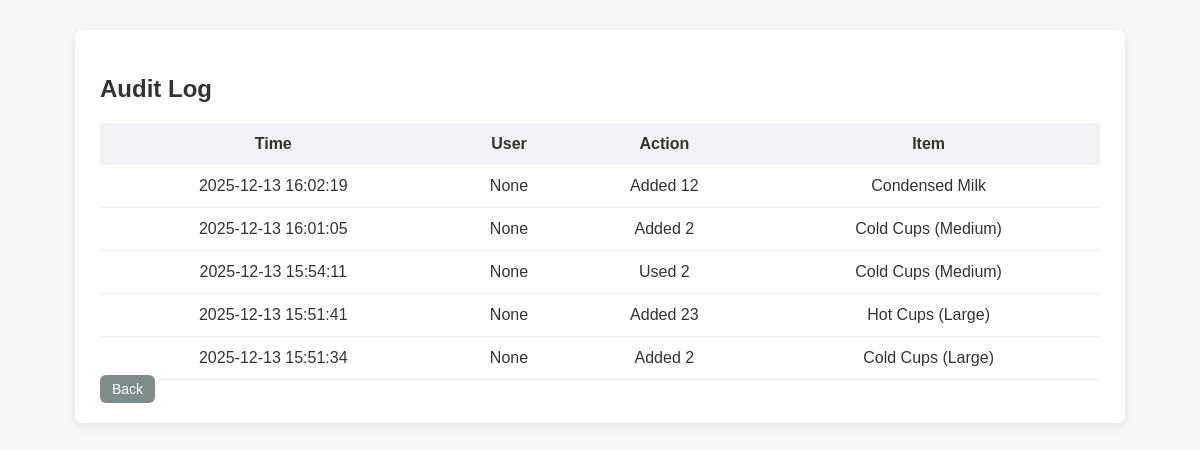
Screenshot of /audit with the database file from the repository.
### tables this page shows
CREATE TABLE audit_log (
  id INTEGER PRIMARY KEY AUTOINCREMENT,
  user TEXT,
  action TEXT,
  item_name TEXT,
  timestamp DATETIME DEFAULT CURRENT_TIMESTAMP
);

### app.py (the view)
@app.route('/audit')
def audit():
    conn = get_db_connection()
    logs = conn.execute(
        '''
        SELECT *
        FROM audit_log
        ORDER BY timestamp DESC
        '''
    ).fetchall()
    conn.close()
    return render_template('audit.html', logs=logs)

### app.py (called while the page is built)
def get_db_connection():
    conn = sqlite3.connect('inventory.db')
    conn.row_factory = sqlite3.Row
    return conn

### templates/audit.html (shortened to what this page needs)
<!DOCTYPE html>
<html>
<head>
    <link rel="stylesheet" href="{{ url_for('static', filename='style.css') }}">
</head>
<body>
    <div class="container">
        <h2>Audit Log</h2>
        <table>
            <tr>
                <th>Time</th>
                <th>User</th>
                <th>Action</th>
                <th>Item</th>
            </tr>
            {% for log in logs %}
            <tr>
                <td>{{ log['timestamp'] }}</td>
                <td>{{ log['user'] }}</td>
                <td>{{ log['action'] }}</td>
                <td>{{ log['item_name'] }}</td>
            </tr>
            {% endfor %}
        </table>
        <a class="btn btn-back" href="/">Back</a>
    </div>
</body>
</html>

### static/style.css (style rules this page uses)
body { font-family: Arial, Helvetica, sans-serif; background-color: #f6f7f9; margin: 0; padding: 30px; color: #333; }
h1, h2 { margin-bottom: 20px; }
.container { max-width: 1000px; margin: auto; background: white; padding: 25px; border-radius: 8px; box-shadow: 0 4px 12px rgba(0, 0, 0, 0.08); }
table { width: 100%; border-collapse: collapse; margin-top: 20px; }
th { background-color: #f0f2f5; padding: 12px; text-align: center; font-weight: 600; }
td { padding: 12px; text-align: center; border-bottom: 1px solid #eee; }
.btn { padding: 6px 12px; border-radius: 6px; border: none; text-decoration: none; font-size: 14px; cursor: pointer; }
.btn-back { background-color: #7f8c8d; color: white; }

### rows the page displays
audit_log: timestamp "2025-12-13 16:02:19", user "None", action "Added 12", item_name "Condensed Milk"
audit_log: timestamp "2025-12-13 16:01:05", user "None", action "Added 2", item_name "Cold Cups (Medium)"
audit_log: timestamp "2025-12-13 15:54:11", user "None", action "Used 2", item_name "Cold Cups (Medium)"
audit_log: timestamp "2025-12-13 15:51:41", user "None", action "Added 23", item_name "Hot Cups (Large)"
audit_log: timestamp "2025-12-13 15:51:34", user "None", action "Added 2", item_name "Cold Cups (Large)"
